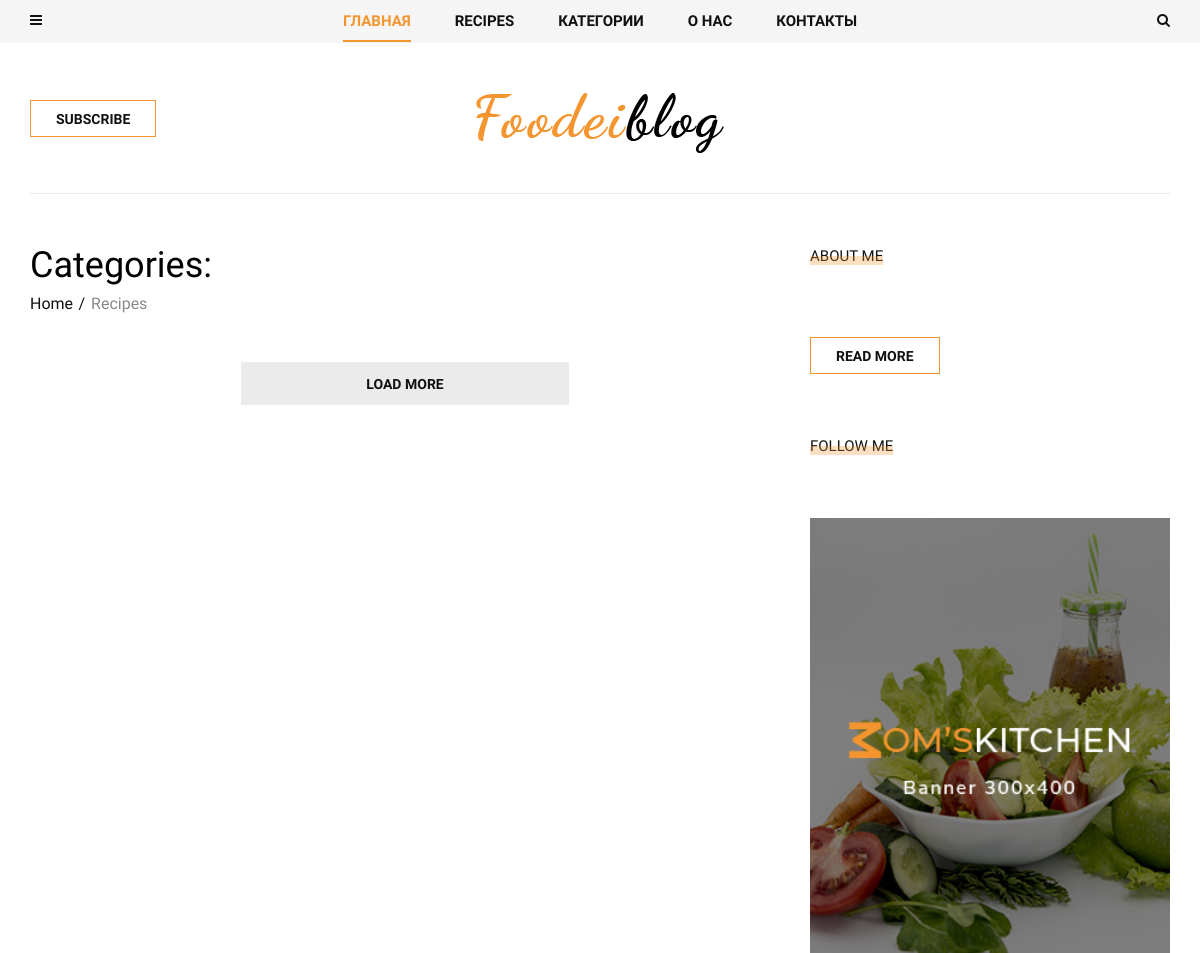
The page /dinner/ (upper part) on the database as committed earlier.
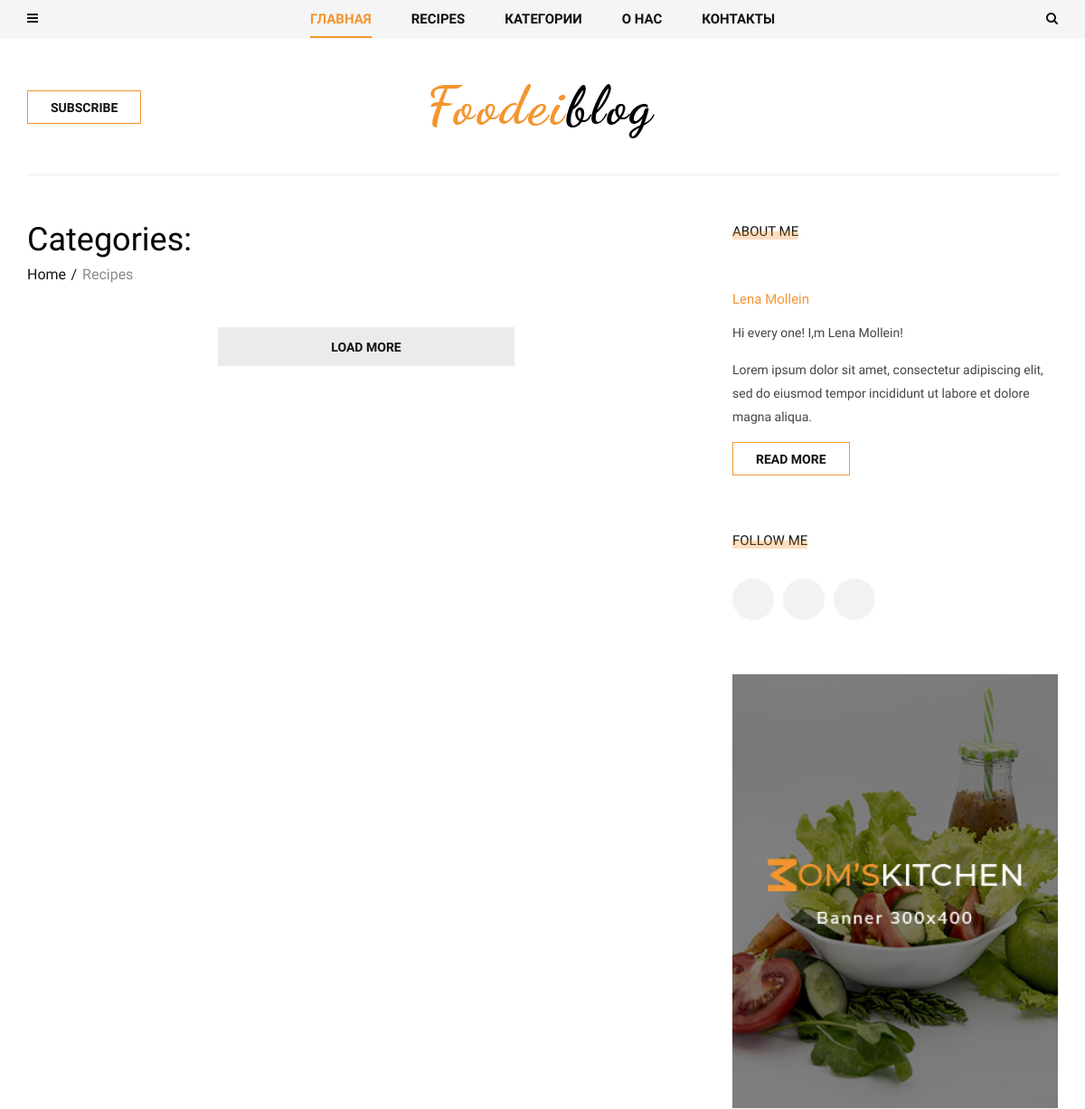
The same page on the database as committed later.
### contact/models.py (models this page shows)
class About(models.Model):
    text = RichTextField()
    mini_text = RichTextField()
    name = models.CharField(max_length=100, default='')

### blog/views.py (the view)
# urls.py: path('<slug:slug>/', PostListView.as_view(), name='post_list'),
class PostListView(ListView):
    model = Post
    def get_queryset(self):
        return Post.objects.filter(
            category__slug=self.kwargs.get('slug')).select_related('category')

### blog/models.py (called while the page is built)
    def get_absolute_url(self):
        return reverse('post_single', kwargs={'slug': self.category.slug,
                                              'post_slug': self.slug})

### blog/templatetags/menu_tags.py (called while the page is built)
def get_all_categories():
    return Category.objects.all()

@register.simple_tag()
def get_list_categories():
    return get_all_categories()

@register.inclusion_tag('blog/include/tags/top_menu.html')
def get_categories():
    categories = get_all_categories()
    return {'list_category': categories}

@register.inclusion_tag('blog/include/tags/recipes_tag.html')
def get_last_posts():
    posts = Post.objects.all().select_related('category').order_by('-id')[:5]
    return {'list_last_post': posts}

### contact/templatetags/social_tags.py (called while the page is built)
@register.simple_tag()
def get_social_links():
    return Social.objects.all()

@register.simple_tag()
def get_about():
    return About.objects.last()

### templates/blog/post_list.html (shortened to what this page needs)
{% extends 'base.html' %}
{% load social_tags %}
{% block content %}
    <section class="categories categories-grid spad">
        <div class="categories__post">
            <div class="container">
                <div class="categories__grid__post">
                    <div class="row">
                        <div class="col-lg-8 col-md-8">
                            <div class="breadcrumb__text">
                                <h2>Categories:
                                </h2>
                                <div class="breadcrumb__option">
                                    <a href="#">Home</a>
                                    <span>Recipes</span>
                                </div>
                            </div>
                            <div class="row">
                                <div class="col-lg-12 text-center">
                                    <div class="load__more__btn">
                                        <a href="#">Load more</a>
                                    </div>
                                </div>
                            </div>
                        </div>
                        {% include 'blog/include/sidebar.html' %}
                    </div>
                </div>
            </div>
        </div>
    </section>
{% endblock content %}

### templates/blog/include/sidebar.html (shortened to what this page needs)
{% load social_tags static cache %}
{% cache 5000 sidebar %}
<div class="col-lg-4 col-md-4">
  <div class="sidebar__item">
    <div class="sidebar__about__item">
      {% get_about as about %}
      <div class="sidebar__item__title">
        <h6>About me</h6>
      </div>
      <h6><span>{{ about.name }}</span></h6>
      <p>{{ about.mini_text|safe }}</p>
      <a href="{% url 'about' %}"
         class="primary-btn">Read
        more</a>
    </div>
    <div class="sidebar__follow__item">
      <div class="sidebar__item__title">
        <h6>Follow me</h6>
      </div>
      <div class="sidebar__item__follow__links">
        {% get_social_links as social_links %}
        {% for item in social_links %}
          <a href="{{ item.link }}"><img
                  alt=""></a>
        {% endfor %}
      </div>
    </div>
    <div class="sidebar__item__banner">
      <img src="{% static 'img/sidebar/banner.jpg' %}" alt="">
    </div>
  </div>
</div>
{% endcache sidebar %}

Rows that differ between the two databases and show on the page:
added About: name "Lena Mollein", mini_text "Hi every one! I,m Lena Mollein! Lorem ipsum dolor sit amet, consectetur adipiscing elit, sed do eiusmod tempor incididunt ut labore et dolore magna aliqua."
